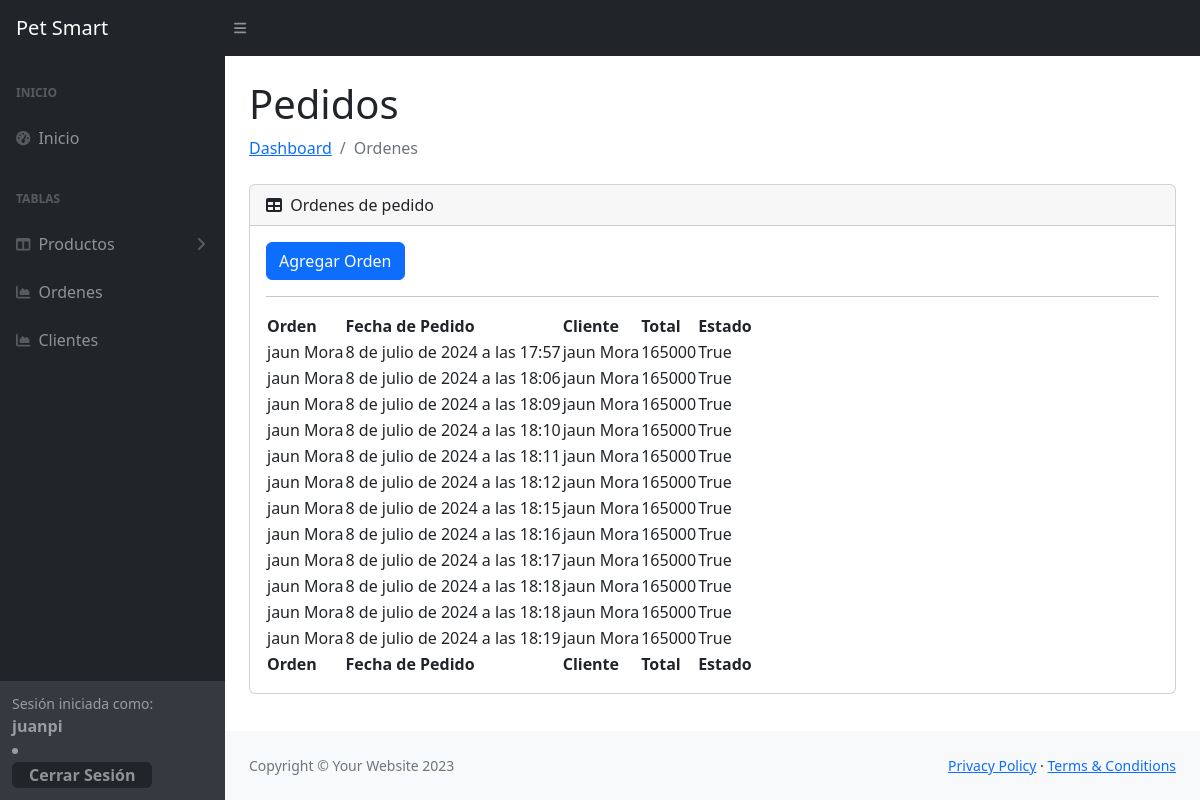
Page /dash/tabla_ordenes/ (signed in) on the committed database.
### app/models.py (models this page shows, shortened)
class Orden(models.Model):
    cliente = models.ForeignKey(Cliente, on_delete=models.SET_NULL, null=True, blank=True)
    fecha_creacion = models.DateTimeField(auto_now_add=True)
    completada = models.BooleanField(default=False)
    estado = models.CharField(max_length=100, choices=ESTADO_ENVIO, null=True, blank=True)
    direccion_envio = models.ForeignKey(Direccion, on_delete=models.SET_NULL, null=True, blank=True)
    total = models.IntegerField(blank=True, null=True)

class Cliente(models.Model):
    user = models.OneToOneField(User, on_delete=models.CASCADE)
    nombre = models.CharField(max_length=255)
    apellidos = models.CharField(max_length=255)
    email = models.EmailField(blank=True, null=True)
    telefono = models.CharField(max_length=20, blank=True, null=True)
    def __str__(self):
        return f"{self.nombre} {self.apellidos}"

### app/views.py (the view)
# urls.py: path('dash/tabla_ordenes/', tabla_ordenes, name='tabla_ordenes'),
def tabla_ordenes(request):
    ordenes=Orden.objects.all()
    datos={
        "ordenes":ordenes
    }
    return render(request, 'dash/tabla_ordenes.html',datos)

### app/templates/dash/tabla_ordenes.html
{% extends "dash/base.html" %} {% load static %} {% block contents %}
<main>
  <div class="container-fluid px-4">
    <h1 class="mt-4">Pedidos</h1>
    <ol class="breadcrumb mb-4">
      <li class="breadcrumb-item"><a href="index.html">Dashboard</a></li>
      <li class="breadcrumb-item active">Ordenes</li>
    </ol>
    <div class="card mb-4">
      <div class="card-header">
        <i class="fas fa-table me-1"></i>
        Ordenes de pedido
      </div>
      <div class="card-body">
        <a href="{% url "agregar_orden" %}" class="btn btn-primary">
          Agregar Orden</a
        >
        <hr />
        <table id="datatablesSimple">
          <thead>
            <tr>
              <th>Orden</th>
              <th>Fecha de Pedido</th>
              <th>Cliente</th>
              <th>Total</th>
              <th>Estado</th>
            </tr>
          </thead>
          <tfoot>
            <tr>
              <th>Orden</th>
              <th>Fecha de Pedido</th>
              <th>Cliente</th>
              <th>Total</th>
              <th>Estado</th>
            </tr>
          </tfoot>
          <tbody>
            {% for o in ordenes%}
            <tr>
                <td>{{o.cliente}}</td>
                <td>{{o.fecha_creacion}}</td>
                <td>{{o.cliente.nombre}} {{o.cliente.apellidos}}</td>
                <td>{{o.total}}</td>
                <td>{{o.completada}}</td>
              </tr>
            {% endfor %}
          </tbody>
        </table>
      </div>
    </div>
  </div>
</main>
{% endblock contents %}

### app/templates/dash/base.html (shortened to what this page needs)
{% load static %}
<!DOCTYPE html>
<html lang="en">
<head>
  <link href="https://cdn.jsdelivr.net/npm/simple-datatables@7.1.2/dist/style.min.css" rel="stylesheet" />
  <link href="{% static 'dash/css/styles.css' %}" rel="stylesheet" />
</head>
<body class="sb-nav-fixed">
  <nav class="sb-topnav navbar navbar-expand navbar-dark bg-dark">
    <a class="navbar-brand ps-3" href="{% url 'index' %}">Pet Smart</a>
    <button class="btn btn-link btn-sm order-1 order-lg-0 me-4 me-lg-0" id="sidebarToggle" href="#!">
      <i class="fas fa-bars"></i>
    </button>
  </nav>
  <div id="layoutSidenav">
    <div id="layoutSidenav_nav">
      <nav class="sb-sidenav accordion sb-sidenav-dark" id="sidenavAccordion">
        <div class="sb-sidenav-menu">
          <div class="nav">
            <div class="sb-sidenav-menu-heading">Inicio</div>
            <a class="nav-link" href="{% url 'dash' %}">
              <div class="sb-nav-link-icon">
                <i class="fas fa-tachometer-alt"></i>
              </div>
              Inicio
            </a>
            <div class="sb-sidenav-menu-heading">Tablas</div>
            <a class="nav-link collapsed" href="#" data-bs-toggle="collapse" data-bs-target="#collapseLayouts"
              aria-expanded="false" aria-controls="collapseLayouts">
              <div class="sb-nav-link-icon">
                <i class="fas fa-columns"></i>
              </div>
              Productos
              <div class="sb-sidenav-collapse-arrow">
                <i class="fas fa-angle-down"></i>
              </div>
            </a>
            <a class="nav-link" href="{% url 'tabla_ordenes' %}">
              <div class="sb-nav-link-icon">
                <i class="fas fa-chart-area"></i>
              </div>
              Ordenes
            </a>
            <a class="nav-link" href="{% url 'tabla_clientes' %}">
              <div class="sb-nav-link-icon">
                <i class="fas fa-chart-area"></i>
              </div>
              Clientes
            </a>
          </div>
        </div>
        <div class="sb-sidenav-footer">
          <div class="small">Sesión iniciada como:</div>
          <strong>{{user.username}}</strong>
          <li >
            <form class="d-inline" action="{% url 'logout' %}" method="post">
              <button class="nav-link btn bg-dark btn-link px-3 dropdown " type="submit">
                <strong>Cerrar Sesión</strong>
              </button>
            </form>
          </li>
        </div>
      </nav>
    </div>
    <div id="layoutSidenav_content">
      {% if user.is_authenticated %}
      {% block contents %}
      {% endblock contents %}
      {% endif %}
      <footer class="py-4 bg-light mt-auto">
        <div class="container-fluid px-4">
          <div class="d-flex align-items-center justify-content-between small">
            <div class="text-muted">Copyright &copy; Your Website 2023</div>
            <div>
              <a href="#">Privacy Policy</a>
              &middot;
              <a href="#">Terms &amp; Conditions</a>
            </div>
          </div>
        </div>
      </footer>
    </div>
  </div>
</body>
</html>

### rows in the picture
Orden: cliente "jaun Mora", fecha_creacion "8 de julio de 2024 a las 17:57", cliente.nombre "jaun", cliente.apellidos "Mora", total "165000", completada "True"
Orden: cliente "jaun Mora", fecha_creacion "8 de julio de 2024 a las 18:06", cliente.nombre "jaun", cliente.apellidos "Mora", total "165000", completada "True"
Orden: cliente "jaun Mora", fecha_creacion "8 de julio de 2024 a las 18:09", cliente.nombre "jaun", cliente.apellidos "Mora", total "165000", completada "True"
Orden: cliente "jaun Mora", fecha_creacion "8 de julio de 2024 a las 18:10", cliente.nombre "jaun", cliente.apellidos "Mora", total "165000", completada "True"
Orden: cliente "jaun Mora", fecha_creacion "8 de julio de 2024 a las 18:11", cliente.nombre "jaun", cliente.apellidos "Mora", total "165000", completada "True"
Orden: cliente "jaun Mora", fecha_creacion "8 de julio de 2024 a las 18:12", cliente.nombre "jaun", cliente.apellidos "Mora", total "165000", completada "True"
Orden: cliente "jaun Mora", fecha_creacion "8 de julio de 2024 a las 18:15", cliente.nombre "jaun", cliente.apellidos "Mora", total "165000", completada "True"
Orden: cliente "jaun Mora", fecha_creacion "8 de julio de 2024 a las 18:16", cliente.nombre "jaun", cliente.apellidos "Mora", total "165000", completada "True"
Orden: cliente "jaun Mora", fecha_creacion "8 de julio de 2024 a las 18:17", cliente.nombre "jaun", cliente.apellidos "Mora", total "165000", completada "True"
Orden: cliente "jaun Mora", fecha_creacion "8 de julio de 2024 a las 18:18", cliente.nombre "jaun", cliente.apellidos "Mora", total "165000", completada "True"
Orden: cliente "jaun Mora", fecha_creacion "8 de julio de 2024 a las 18:18", cliente.nombre "jaun", cliente.apellidos "Mora", total "165000", completada "True"
Orden: cliente "jaun Mora", fecha_creacion "8 de julio de 2024 a las 18:19", cliente.nombre "jaun", cliente.apellidos "Mora", total "165000", completada "True"

### other values in the picture
{{ user.username }} "juanpi"
